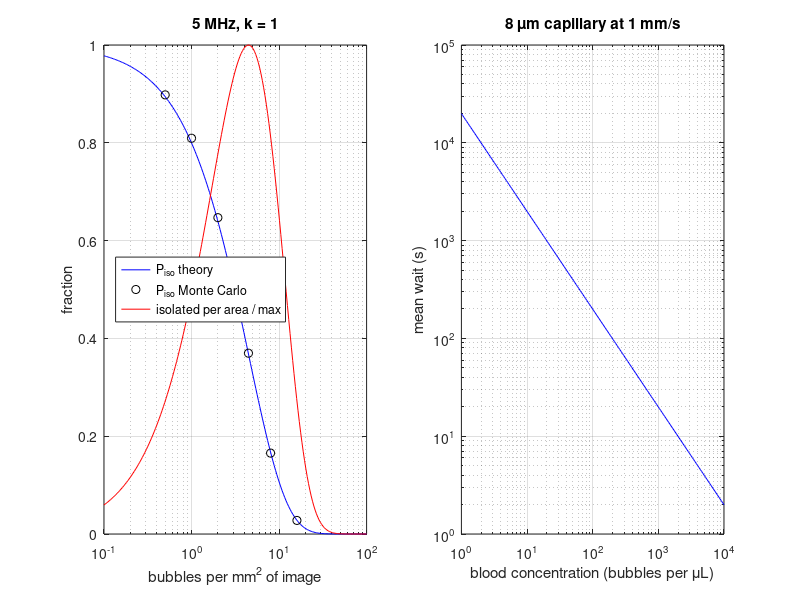

This figure's MATLAB source:
%% m28_ulm_concentration.m  --  ULM: isolation probability, optimal density, capillary waiting time
% Purpose : bubbles in the image plane are a Poisson process of areal density n (per mm^2).
%           A bubble is usable when no other bubble lies inside the ellipse
%           (dx/(k Fx))^2 + (dz/(k Fz))^2 < 1 (Fx, Fz = PSF FWHM). Then
%             P_iso = exp(-n A),  A = pi k^2 Fx Fz,  isolated per mm^2 = n exp(-n A),
%           maximal at n* = 1/A with P_iso = 1/e. Monte Carlo (periodic box) checks this.
%           Second constraint: a capillary of diameter d and speed v receives bubbles at the
%           rate C Q = C (pi d^2/4) v, so its first detection waits about 1/(C Q).
% Change  : f, PSF widths (in wavelengths), k, blood concentration C, slice thickness, vessel table.
% Expect  : Monte Carlo P_iso within about 0.01 of exp(-nA); at 5 MHz (Fx = 1.0, Fz = 0.75 lambda, k = 1)
%           A = 0.224 mm^2 and n* = 4.5 per mm^2; at C = 140 per uL an 8 um capillary at
%           1 mm/s waits about 140 s between bubbles.
% Provenance: Poisson Monte Carlo checked against the exact exp(-nA) law.
% Runtime : about 6 s in Octave.
clear; close all; rng(1);

c = 1540; f = 5e6; lam = c / f * 1e3;           % mm
Fx = 1.0 * lam; Fz = 0.75 * lam; k = 1;          % PSF FWHM (mm) and exclusion factor
A = pi * k^2 * Fx * Fz;                          % exclusion area (mm^2)
fprintf('lambda = %.3f mm, Fx = %.3f mm, Fz = %.3f mm, exclusion area A = %.4f mm^2, n* = 1/A = %.2f per mm^2\n', lam, Fx, Fz, A, 1/A);

%% Monte Carlo in a periodic 10 x 10 mm box
L = 10; ns = [0.5 1 2 4.47 8 16];                % per mm^2
fprintf('\n  n (/mm^2) |  nA   | P_iso MC | exp(-nA) | isolated per mm^2 (MC)\n');
nTrial = 60; Pmc = zeros(size(ns)); Iso = zeros(size(ns));
for in = 1:numel(ns)
  cnt = 0; tot = 0;
  for tr = 1:nTrial
    N = round(ns(in) * L^2);          % fixed count: P_iso = (1 - A/L^2)^(N-1), which is exp(-nA) to < 0.1 %
    xy = rand(N, 2) * L;
    dx = abs(xy(:, 1) - xy(:, 1)'); dx = min(dx, L - dx);    % periodic distances
    dz = abs(xy(:, 2) - xy(:, 2)'); dz = min(dz, L - dz);
    inside = (dx / (k*Fx)).^2 + (dz / (k*Fz)).^2 < 1;
    inside(1:N+1:end) = false;
    cnt = cnt + sum(~any(inside, 2)); tot = tot + N;
  end
  Pmc(in) = cnt / tot; Iso(in) = cnt / (nTrial * L^2);
  fprintf('  %8.2f  | %5.2f |  %.4f  |  %.4f  |  %.3f\n', ns(in), ns(in)*A, Pmc(in), exp(-ns(in)*A), Iso(in));
end
fprintf('Theoretical maximum: %.3f isolated per mm^2 at n* (= 1/(e A))\n', 1/(exp(1)*A));

%% From blood concentration to image density, and the capillary waiting time
C = 140;               % bubbles per uL (= per mm^3); about 2.4 mL x 3e8/mL diluted in 5 L
slice = 0.5;           % mm, elevation slice thickness
vf = 0.05;             % vascular volume fraction
n = C * slice * vf;    % per mm^2 of image
fprintf('\nC = %d per uL, slice %.1f mm, vascular fraction %.0f %%: n = %.2f per mm^2, nA = %.2f, P_iso = %.2f\n', C, slice, 100*vf, n, n*A, exp(-n*A));
ves = [8 1; 20 3; 50 10; 200 50];                   % diameter (um), speed (mm/s)
fprintf('\n vessel d (um) | v (mm/s) | Q (nL/s) | bubbles per s at C | mean wait (s)\n');
for iv = 1:size(ves, 1)
  d = ves(iv, 1) * 1e-3; v = ves(iv, 2);            % mm, mm/s
  Q = pi * d^2 / 4 * v;                             % mm^3/s
  fprintf('   %6.0f      |  %5.1f   | %8.4f |     %9.4g     | %9.3g\n', ves(iv, 1), v, Q * 1e3, C * Q, 1 / (C * Q));
end

%% Doppler shift of a slow bubble: why SVD cannot separate capillary flow from tissue motion
for v = [0.5 1 10] * 1e-3
  fprintf('Axial velocity %.1f mm/s at 5 MHz: Doppler %.1f Hz; displacement per frame at 1 kHz = %.1f um\n', v*1e3, 2*v*f/c, v/1000*1e6);
end

%% Figure
nn = logspace(-1, 2, 200);
figure('Position', [50 50 900 330]);
subplot(1, 2, 1); semilogx(nn, exp(-nn*A), 'b', ns, Pmc, 'ko'); hold on;
semilogx(nn, nn .* exp(-nn*A) * A * exp(1), 'r'); grid on;
xlabel('bubbles per mm^2 of image'); ylabel('fraction');
legend('P_{iso} theory', 'P_{iso} Monte Carlo', 'isolated per area / max', 'Location', 'west'); title('5 MHz, k = 1');
subplot(1, 2, 2); Cs = logspace(0, 4, 200); d = 8e-3; v = 1; Q = pi*d^2/4*v;
loglog(Cs, 1 ./ (Cs * Q), 'b'); grid on; xlabel('blood concentration (bubbles per \muL)'); ylabel('mean wait (s)');
title('8 \mum capillary at 1 mm/s');
